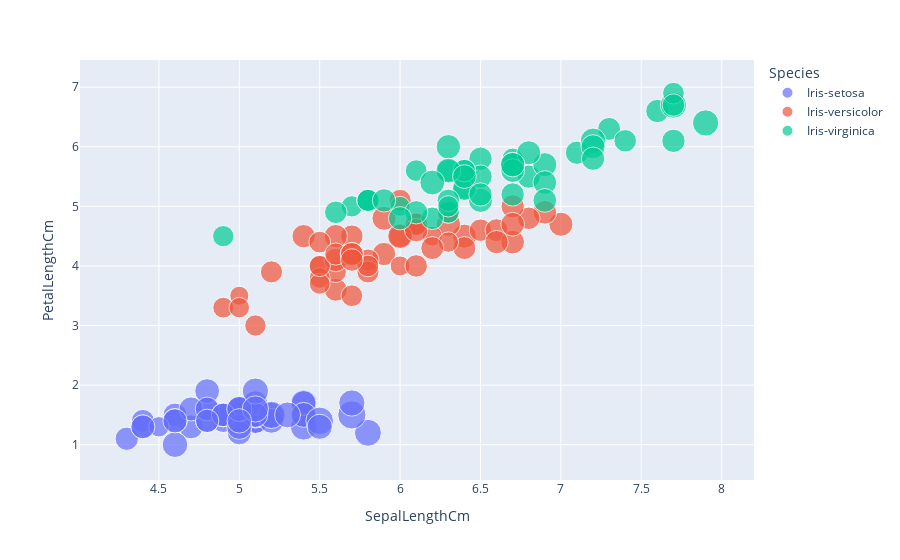

The notebook cell this image was saved under:
### Code cell
fig = px.scatter(df,x="SepalLengthCm",y="PetalLengthCm",color="Species",size="SepalWidthCm")
fig.show()

### Figure 1 — Plotly figure (JSON) as saved in the notebook; plotly's stock layout.template omitted (floating-point values rounded to 4 significant figures)
{"data": [{"hovertemplate": "Species=Iris-setosa<br>SepalLengthCm=%{x}<br>PetalLengthCm=%{y}<br>SepalWidthCm=%{marker.size}<extra></extra>", "legendgroup": "Iris-setosa", "marker": {"color": "#636efa", "size": [3.5, 3, 3.2, 3.1, 3.6, 3.9, 3.4, 3.4, 2.9, 3.1, 3.7, 3.4, 3, 3, 4, 4.4, 3.9, 3.5, 3.8, 3.8, 3.4, 3.7, 3.6, 3.3, 3.4, 3, 3.4, 3.5, 3.4, 3.2, 3.1, 3.4, 4.1, 4.2, 3.1, 3.2, 3.5, 3.1, 3, 3.4, 3.5, 2.3, 3.2, 3.5, 3.8, 3, 3.8, 3.2, 3.7, 3.3], "sizemode": "area", "sizeref": 0.011, "symbol": "circle"}, "mode": "markers", "name": "Iris-setosa", "orientation": "v", "showlegend": true, "type": "scatter", "x": [5.1, 4.9, 4.7, 4.6, 5, 5.4, 4.6, 5, 4.4, 4.9, 5.4, 4.8, 4.8, 4.3, 5.8, 5.7, 5.4, 5.1, 5.7, 5.1, 5.4, 5.1, 4.6, 5.1, 4.8, 5, 5, 5.2, 5.2, 4.7, 4.8, 5.4, 5.2, 5.5, 4.9, 5, 5.5, 4.9, 4.4, 5.1, 5, 4.5, 4.4, 5, 5.1, 4.8, 5.1, 4.6, 5.3, 5], "xaxis": "x", "y": [1.4, 1.4, 1.3, 1.5, 1.4, 1.7, 1.4, 1.5, 1.4, 1.5, 1.5, 1.6, 1.4, 1.1, 1.2, 1.5, 1.3, 1.4, 1.7, 1.5, 1.7, 1.5, 1, 1.7, 1.9, 1.6, 1.6, 1.5, 1.4, 1.6, 1.6, 1.5, 1.5, 1.4, 1.5, 1.2, 1.3, 1.5, 1.3, 1.5, 1.3, 1.3, 1.3, 1.6, 1.9, 1.4, 1.6, 1.4, 1.5, 1.4], "yaxis": "y"}, {"hovertemplate": "Species=Iris-versicolor<br>SepalLengthCm=%{x}<br>PetalLengthCm=%{y}<br>SepalWidthCm=%{marker.size}<extra></extra>", "legendgroup": "Iris-versicolor", "marker": {"color": "#EF553B", "size": [3.2, 3.2, 3.1, 2.3, 2.8, 2.8, 3.3, 2.4, 2.9, 2.7, 2, 3, 2.2, 2.9, 2.9, 3.1, 3, 2.7, 2.2, 2.5, 3.2, 2.8, 2.5, 2.8, 2.9, 3, 2.8, 3, 2.9, 2.6, 2.4, 2.4, 2.7, 2.7, 3, 3.4, 3.1, 2.3, 3, 2.5, 2.6, 3, 2.6, 2.3, 2.7, 3, 2.9, 2.9, 2.5, 2.8], "sizemode": "area", "sizeref": 0.011, "symbol": "circle"}, "mode": "markers", "name": "Iris-versicolor", "orientation": "v", "showlegend": true, "type": "scatter", "x": [7, 6.4, 6.9, 5.5, 6.5, 5.7, 6.3, 4.9, 6.6, 5.2, 5, 5.9, 6, 6.1, 5.6, 6.7, 5.6, 5.8, 6.2, 5.6, 5.9, 6.1, 6.3, 6.1, 6.4, 6.6, 6.8, 6.7, 6, 5.7, 5.5, 5.5, 5.8, 6, 5.4, 6, 6.7, 6.3, 5.6, 5.5, 5.5, 6.1, 5.8, 5, 5.6, 5.7, 5.7, 6.2, 5.1, 5.7], "xaxis": "x", "y": [4.7, 4.5, 4.9, 4, 4.6, 4.5, 4.7, 3.3, 4.6, 3.9, 3.5, 4.2, 4, 4.7, 3.6, 4.4, 4.5, 4.1, 4.5, 3.9, 4.8, 4, 4.9, 4.7, 4.3, 4.4, 4.8, 5, 4.5, 3.5, 3.8, 3.7, 3.9, 5.1, 4.5, 4.5, 4.7, 4.4, 4.1, 4, 4.4, 4.6, 4, 3.3, 4.2, 4.2, 4.2, 4.3, 3, 4.1], "yaxis": "y"}, {"hovertemplate": "Species=Iris-virginica<br>SepalLengthCm=%{x}<br>PetalLengthCm=%{y}<br>SepalWidthCm=%{marker.size}<extra></extra>", "legendgroup": "Iris-virginica", "marker": {"color": "#00cc96", "size": [3.3, 2.7, 3, 2.9, 3, 3, 2.5, 2.9, 2.5, 3.6, 3.2, 2.7, 3, 2.5, 2.8, 3.2, 3, 3.8, 2.6, 2.2, 3.2, 2.8, 2.8, 2.7, 3.3, 3.2, 2.8, 3, 2.8, 3, 2.8, 3.8, 2.8, 2.8, 2.6, 3, 3.4, 3.1, 3, 3.1, 3.1, 3.1, 2.7, 3.2, 3.3, 3, 2.5, 3, 3.4, 3], "sizemode": "area", "sizeref": 0.011, "symbol": "circle"}, "mode": "markers", "name": "Iris-virginica", "orientation": "v", "showlegend": true, "type": "scatter", "x": [6.3, 5.8, 7.1, 6.3, 6.5, 7.6, 4.9, 7.3, 6.7, 7.2, 6.5, 6.4, 6.8, 5.7, 5.8, 6.4, 6.5, 7.7, 7.7, 6, 6.9, 5.6, 7.7, 6.3, 6.7, 7.2, 6.2, 6.1, 6.4, 7.2, 7.4, 7.9, 6.4, 6.3, 6.1, 7.7, 6.3, 6.4, 6, 6.9, 6.7, 6.9, 5.8, 6.8, 6.7, 6.7, 6.3, 6.5, 6.2, 5.9], "xaxis": "x", "y": [6, 5.1, 5.9, 5.6, 5.8, 6.6, 4.5, 6.3, 5.8, 6.1, 5.1, 5.3, 5.5, 5, 5.1, 5.3, 5.5, 6.7, 6.9, 5, 5.7, 4.9, 6.7, 4.9, 5.7, 6, 4.8, 4.9, 5.6, 5.8, 6.1, 6.4, 5.6, 5.1, 5.6, 6.1, 5.6, 5.5, 4.8, 5.4, 5.6, 5.1, 5.1, 5.9, 5.7, 5.2, 5, 5.2, 5.4, 5.1], "yaxis": "y"}], "layout": {"legend": {"itemsizing": "constant", "title": {"text": "Species"}, "tracegroupgap": 0}, "margin": {"t": 60}, "xaxis": {"anchor": "y", "domain": [0, 1], "title": {"text": "SepalLengthCm"}}, "yaxis": {"anchor": "x", "domain": [0, 1], "title": {"text": "PetalLengthCm"}}}}
